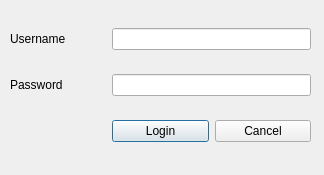
<?xml version="1.0" encoding="UTF-8"?>
<ui version="4.0">
 <class>Dialog</class>
 <widget class="QDialog" name="Dialog">
  <property name="geometry">
   <rect>
    <x>0</x>
    <y>0</y>
    <width>324</width>
    <height>175</height>
   </rect>
  </property>
  <property name="windowTitle">
   <string>Dialog</string>
  </property>
  <widget class="QWidget" name="gridLayoutWidget">
   <property name="geometry">
    <rect>
     <x>10</x>
     <y>10</y>
     <width>301</width>
     <height>151</height>
    </rect>
   </property>
   <layout class="QGridLayout" name="gridLayout">
    <item row="1" column="0">
     <widget class="QLabel" name="label_2">
      <property name="text">
       <string>Password</string>
      </property>
     </widget>
    </item>
    <item row="2" column="1">
     <widget class="QPushButton" name="pushButton">
      <property name="text">
       <string>Login</string>
      </property>
     </widget>
    </item>
    <item row="0" column="0">
     <widget class="QLabel" name="label">
      <property name="text">
       <string>Username</string>
      </property>
     </widget>
    </item>
    <item row="2" column="2">
     <widget class="QPushButton" name="pushButton_2">
      <property name="text">
       <string>Cancel</string>
      </property>
     </widget>
    </item>
    <item row="0" column="1" colspan="2">
     <widget class="QLineEdit" name="lineEdit"/>
    </item>
    <item row="1" column="1" colspan="2">
     <widget class="QLineEdit" name="lineEdit_2"/>
    </item>
   </layout>
  </widget>
 </widget>
 <resources/>
 <connections/>
</ui>
